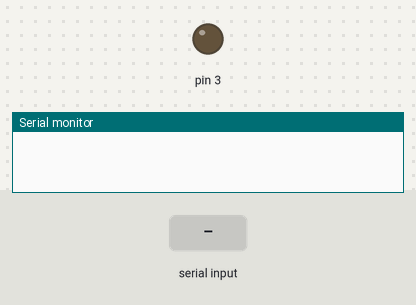
The sketch below on a simulated Arduino Uno, built with avr-gcc and run on an emulated ATmega328P. Shown: output pins drawn as LEDs (lit = HIGH), the last lines printed to the serial monitor. The inputs (shaded band) are chosen by the test bench.

Above: at 1.2 s.
1.3 s: "1" received over Serial
At 2.3 s:
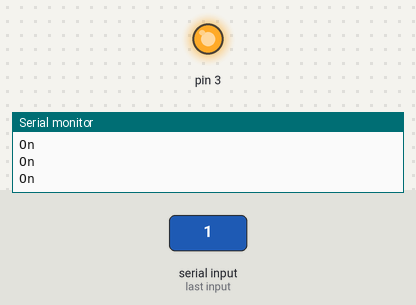
2.8 s: "0" received over Serial
At 3.4 s:
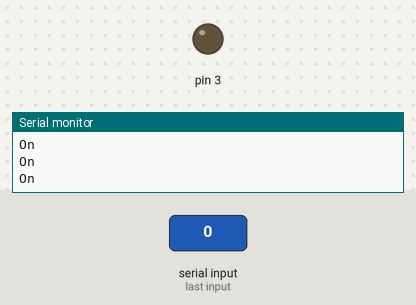
Timing chart, 0 to 5.8 s (numbered marks = the images above; inputs shaded):
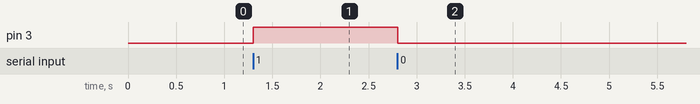

Measured:
- after the input at 1.3 s, pin 3: LOW → HIGH at once
- after the input at 2.8 s, pin 3: HIGH → LOW at once

The sketch:

magic.ino
```cpp
char rec[1];
void setup() {
  // put your setup code here, to run once:

Serial.begin(9600);
pinMode(3,OUTPUT);
}

void loop() {


if(Serial.available()){
  Serial.readBytes(rec,1);
}
if(rec[0]=='1'){
  digitalWrite(3,1);
  Serial.println("On");
}
else if(rec[0]=='0')digitalWrite(3,0);

}
```
